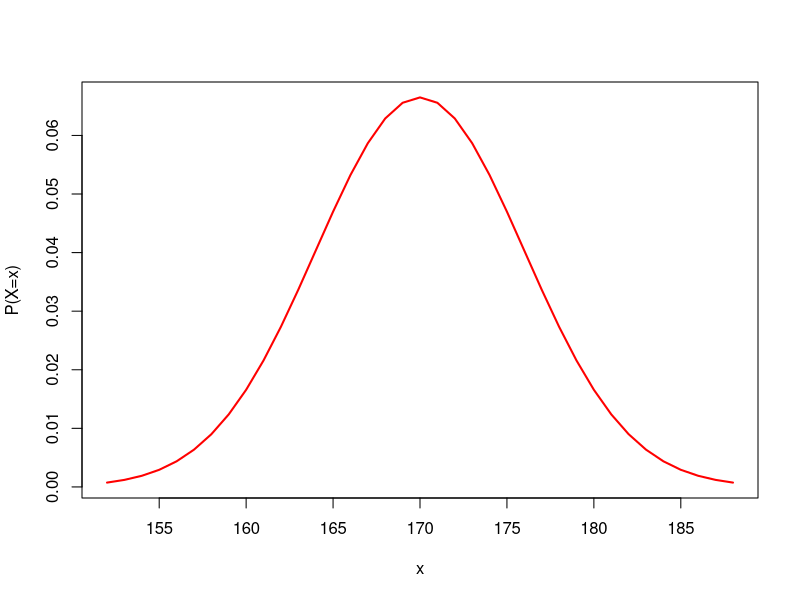
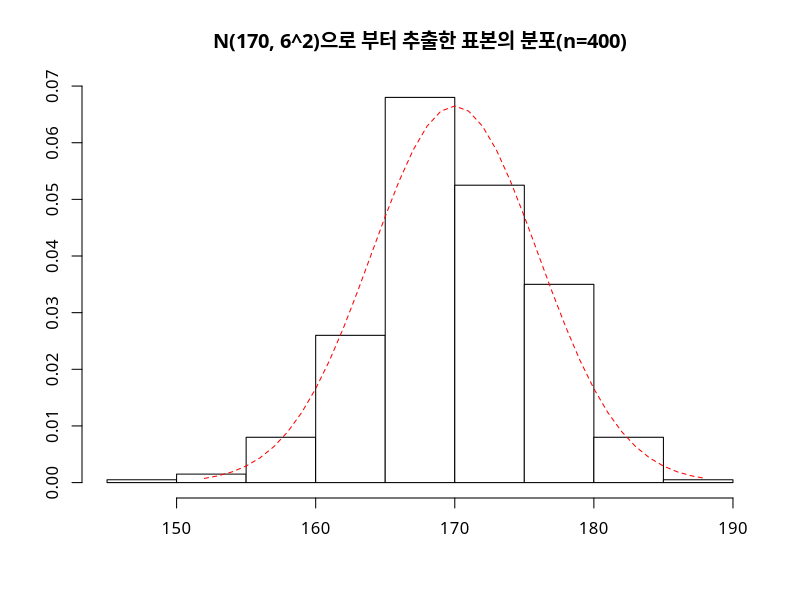

Write R code to recreate these figures, in order. (Note: this script raises an error after producing the figures.)
#정규분포 

#0. 평균이 170이 분산 6인 자료, 다른 표현으로는 확률변수 X가 N(170, 6)을 따르는 자료 작성

options(digits = 3)
mu <- 170 #평균
sigma <-6 #분산
ll <- mu - 3*sigma #3배의 표준편차 3시그마 범위
ul <- mu + 3*sigma
print(ul)

#1. 평균이 170이 분산 6인 확률분포 그래프 작성 :dnrom()
x <- seq(ll, ul, by = 1) #확률변수 X 생성
nd <- dnorm(x, mean = mu, sd = sigma) ##평균 mu 분산이 sigma를 따르는 확률 변수 x가 발생할 확률
plot(x, nd,type = 'l', xlab = 'x', ylab = "P(X=x)", lwd = 2, col = 'red') # 확률변수 x가 평균mu와 분산 sigma의 조건에서 발생할 확률을 표시한 그래프
sum(nd)


#2. 평균이 170이 분산 6인 확률분포 함수 값 계산 :pnorm()
pnorm(mu, mean = mu, sd = sigma) #확률 변수 X가 평균 mu, 분산 sigma를 따를 때 X가 평균보다 작을 확률
pnorm(ll, mean = mu, sd = sigma)#확률 변수 X가 평균 mu, 분산 sigma를 따를 때 X가 152보다 작을 확률
pnorm(ul, mean = mu, sd = sigma) #확률 변수 X가 평균 mu, 분산 sigma를 따를 때 X가 188보다 작을 확률
pnorm(180, mean = mu, sd = sigma) - pnorm(175, mean = mu, sd = sigma) #확률 변수 X가 평균 mu, 분산 sigma를 따를 때 X가 152보다 크고 188보다 작을 확률


#3. 평균이 170이 분산 6인 확률분포 분위수 확인: qnorm()
qnorm(0.25, mean = mu, sd = sigma)
qnorm(0.5, mean = mu, sd = sigma)
qnorm(0.75, mean = mu, sd = sigma)
qnorm(c(0.25, 0.5, 0.75), mean = mu, sd = sigma)


#4. 평균이 170 분산이 6인 모집단에서 표본 추출: rnorm
par(family = "AppleGothic")
options(digits = 5)
set.seed(5)
smp <- rnorm(400, mean = mu, sd = sigma)
hist(smp, probability = T,
     main = "N(170, 6^2)으로 부터 추출한 표본의 분포(n=400)",
     xlab = "", ylab = "", col = "white", border = "black")
lines(x, nd, lty = 2, col = 'red')


#표준 정규 분포
option(digit = 4)
mu <-0
sigma <-1
ll <- mu - 3 * sigma
ul <- mu + 3 * sigma
d
x <- seq(ll, ul, by = 0.01)
nd <- dnorm(x, mean = mu, sd = sigma)
plot(x, nd, type = 'l', xlab = "x", ylab = "P(X=x)", lwd = 2, col = 'blue' )
x

p0.05 <-qnorm(0.05, mean = mu, sd = sigma)
p0.025 <- qnorm(0.025, mean = mu, sd =sigma)

pnorm(1.645) - pnorm(-1.645)
pnorm(1.96) - pnorm(-1.96)

x <- seq()
dnorm()